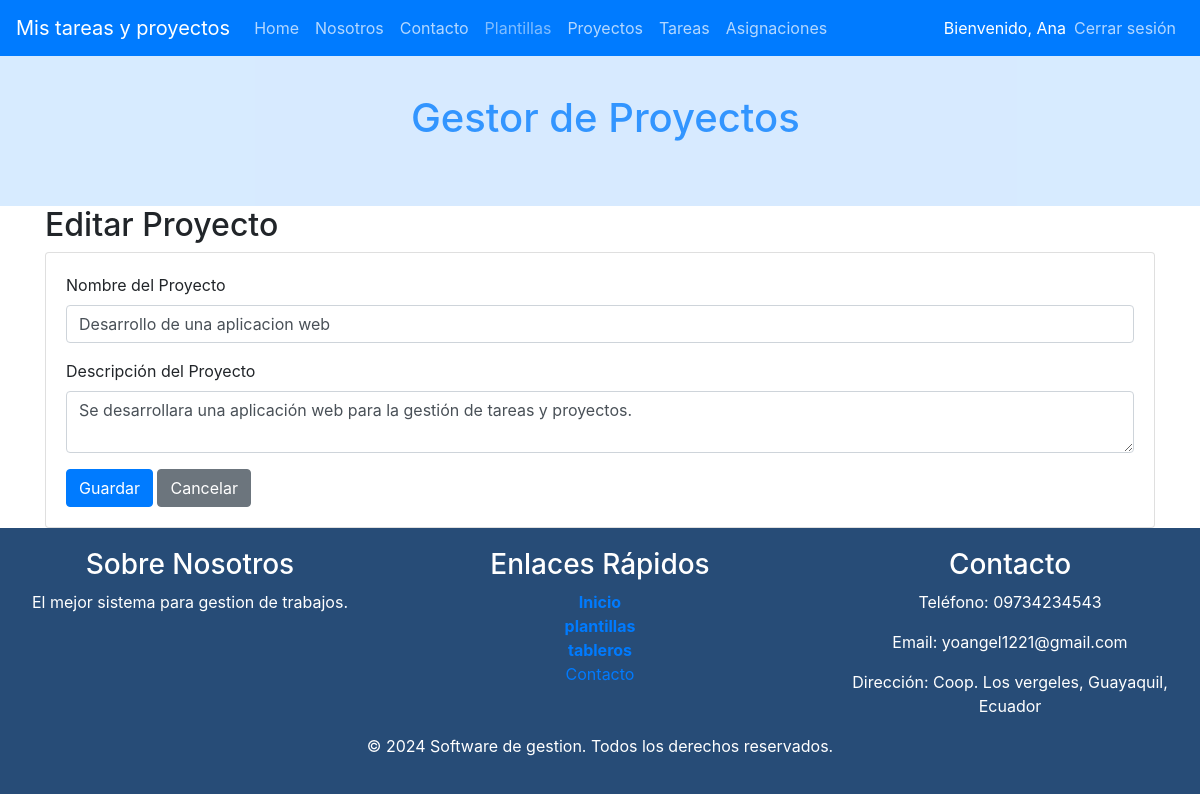
/index.php?c=Proyectos&f=view_edit&id=1 (signed in), run on the app's committed database.
### tables this page shows
CREATE TABLE IF NOT EXISTS Proyectos (
    id INT AUTO_INCREMENT PRIMARY KEY,
    nombre VARCHAR(255) NOT NULL,
    descripcion TEXT,
    fecha_creacion TIMESTAMP DEFAULT CURRENT_TIMESTAMP,
    fecha_modificacion TIMESTAMP DEFAULT CURRENT_TIMESTAMP ON UPDATE CURRENT_TIMESTAMP,
    usuario_creacion INT,
    estado INT(1) NOT NULL DEFAULT 1,
    FOREIGN KEY (usuario_creacion) REFERENCES Usuarios(id) ON DELETE SET NULL
);

### controller/ProyectosController.php (called while the page is built, shortened)
<?php
require_once 'model/dao/ProyectosDAO.php';
class ProyectosController {
    private $model;
    public function __construct() {
        $this->model = new ProyectosDAO();
    }
    public function view_edit() {
        $id = isset($_GET['id']) ? $_GET['id'] : 0;
        $proyecto = $this->model->selectOne($id);
        $titulo = "Editar Proyecto";
        require_once VPROYECTOS.'edit.php';
    }
}
?>

### index.php (called while the page is built, shortened)
    <?php
        $funcion = (!empty($_REQUEST['f']))?htmlentities($_REQUEST['f']):FUNCION_PRINCIPAL;
        $cont = new  $controlador();
        $cont->$funcion();
?>

### config/Conexion.php (called while the page is built)
<?php
class Conexion {
    public static function getConexion() {
         $dsn = 'mysql:host=localhost;port=3307;dbname=' . DBNAME;
        $conexion = null;
        try {
            $conexion = new PDO($dsn, DBUSER, DBPASSWORD);
             $conexion->setAttribute(PDO::ATTR_ERRMODE, PDO::ERRMODE_EXCEPTION);
        } catch (Exception $e) {
            echo $e;
            die("error " . $e->getMessage());
        }
        return $conexion;
    }
}

### model/dao/ProyectosDAO.php (called while the page is built, shortened)
<?php
require_once 'config/Conexion.php';
class ProyectosDAO {
    private $con;
    public function __construct() {
        $this->con = Conexion::getConexion();
    }
    public function selectOne($id) {
        $sql = "SELECT id, nombre, descripcion FROM proyectos WHERE id = :id";
        $stmt = $this->con->prepare($sql);
        $stmt->bindValue(':id', $id);
        $stmt->execute();
        return $stmt->fetch(PDO::FETCH_OBJ);
    }
}
?>

### view/proyectos/proyectos.edit.php (the view, shortened to what this page needs)
<div class="container">
    <h2><?php echo $titulo; ?></h2>
    <div class="card card-body">
        <form action="index.php?c=Proyectos&f=edit" method="POST">
            <div class="form-group">
                <label for="nombre">Nombre del Proyecto</label>
                <input type="text" class="form-control" id="nombre" name="nombre" value="<?php echo $proyecto->nombre; ?>" required>
            </div>
            <div class="form-group">
                <label for="descripcion">Descripción del Proyecto</label>
                <textarea class="form-control" id="descripcion" name="descripcion" required><?php echo $proyecto->descripcion; ?></textarea>
            </div>
            <button type="submit" class="btn btn-primary">Guardar</button>
            <a href="index.php?c=Proyectos&f=index" class="btn btn-secondary">Cancelar</a>
        </form>
    </div>
</div>

### data on the page
proyectos: nombre "Desarrollo de una aplicacion web", descripcion "Se desarrollara una aplicación web para la gestión de tareas y proyectos."

### other printed values
$_SESSION['usuario_nombre'] "Ana"
$titulo "Editar Proyecto"
